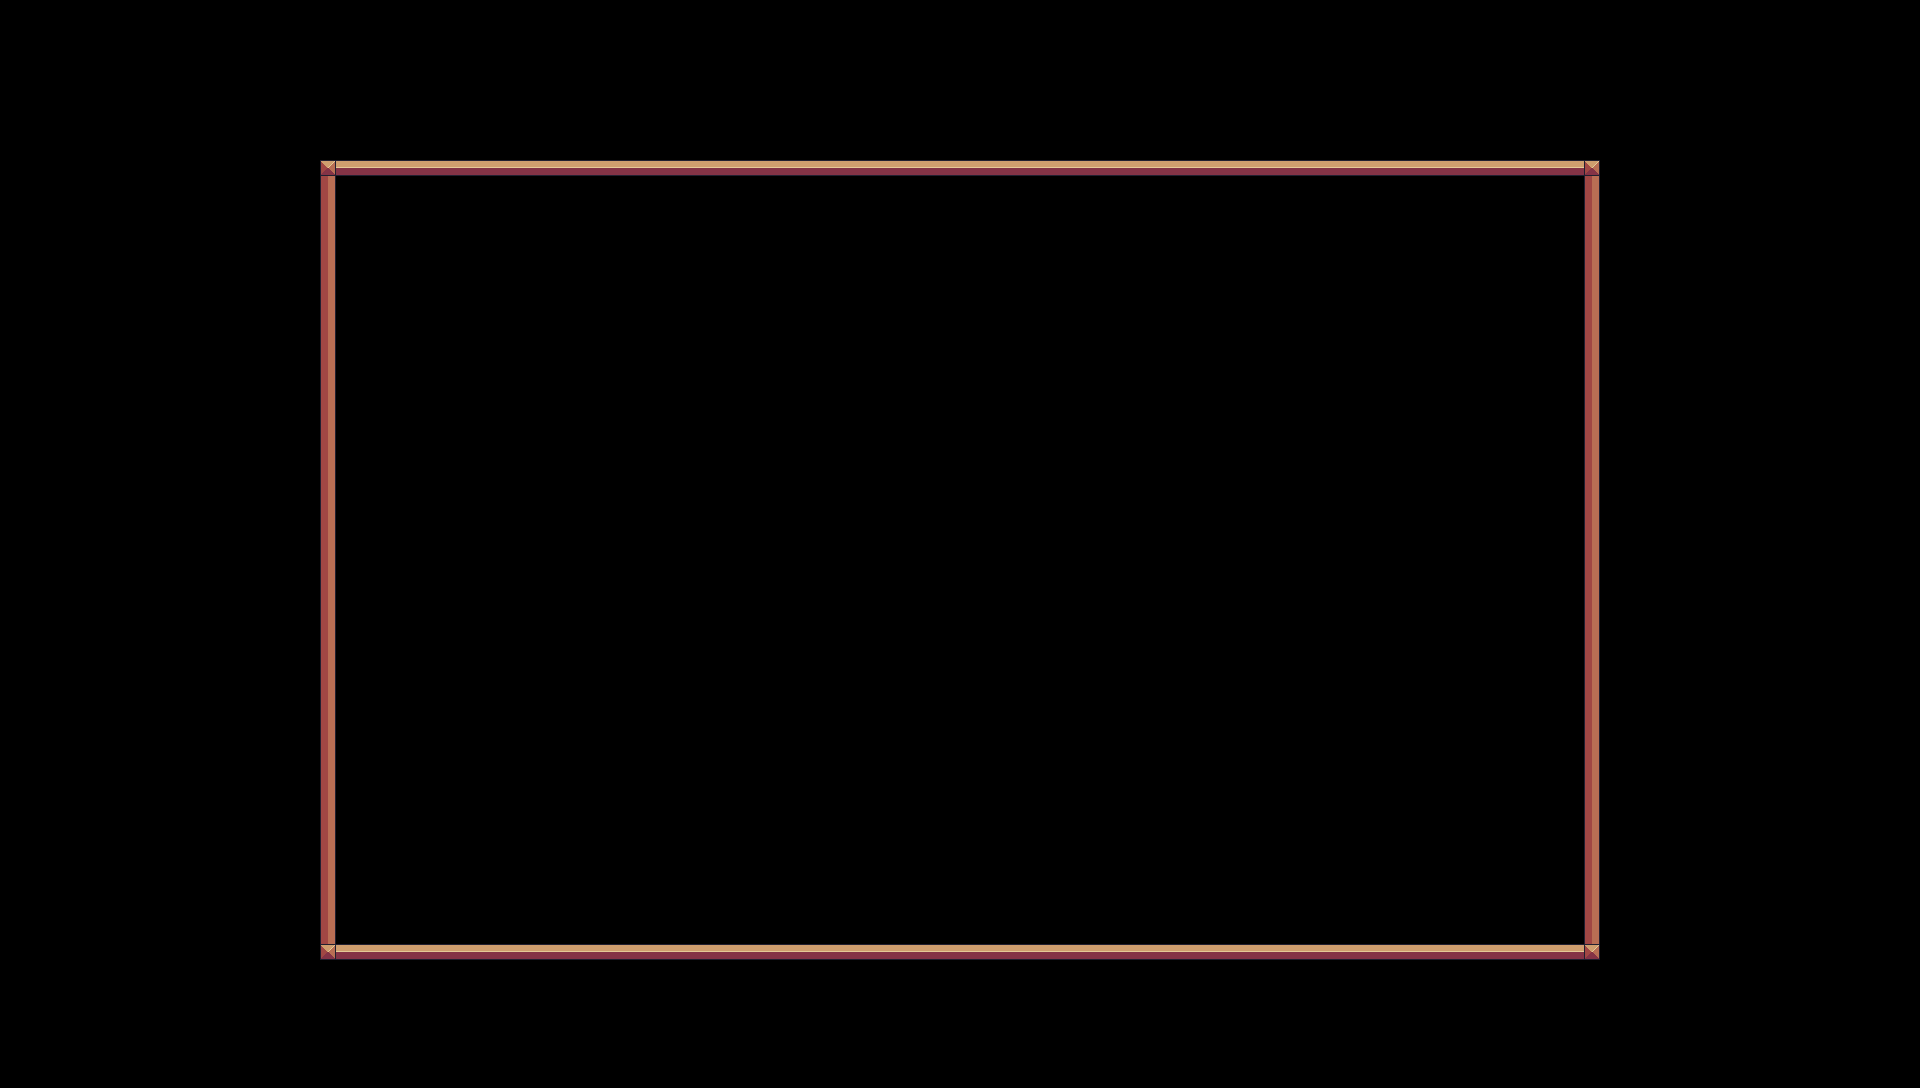

Below is a game level as drawn by its tile map, then a one-line description and the .tmx that defines it (tile-layer data replaced by summaries):
An orthogonal 120x68 tile map with 16x16 px tiles, 1 tile layer (background), 2 tilesets and 47 objects (41x colored_brick, player, paddleboard, leftBorder, rightBorder, ...).

<map version="1.10" tiledversion="1.10.2" orientation="orthogonal" renderorder="right-down" width="120" height="68" tilewidth="16" tileheight="16" infinite="0" nextlayerid="6" nextobjectid="287">
 <tileset firstgid="1" source="Terrain (16x16).tsx" />
 <tileset firstgid="243" source="colored_bricks.tsx" />
 <layer id="1" name="background" width="120" height="68">
  <data>[8160 cells, 257 non-empty, 4 distinct tile ids]</data>
 </layer>
 <objectgroup id="2" name="spawnPoints">
  <object id="1" name="player" type="player" x="928" y="576" width="64" height="64" />
  <object id="6" name="colored_brick" type="colored_brick" x="352" y="784" width="64" height="64" />
  <object id="7" name="colored_brick" type="colored_brick" x="424" y="784" width="64" height="64" />
  <object id="11" name="colored_brick" type="colored_brick" x="496" y="784" width="64" height="64" />
  <object id="12" name="colored_brick" type="colored_brick" x="1288" y="784" width="64" height="64" />
  <object id="13" name="colored_brick" type="colored_brick" x="1360" y="784" width="64" height="64" />
  <object id="14" name="colored_brick" type="colored_brick" x="1432" y="784" width="64" height="64" />
  <object id="15" name="colored_brick" type="colored_brick" x="1504" y="784" width="64" height="64" />
  <object id="16" name="colored_brick" type="colored_brick" x="568" y="784" width="64" height="64" />
  <object id="17" name="colored_brick" type="colored_brick" x="640" y="784" width="64" height="64" />
  <object id="18" name="colored_brick" type="colored_brick" x="712" y="784" width="64" height="64" />
  <object id="19" name="colored_brick" type="colored_brick" x="784" y="784" width="64" height="64" />
  <object id="21" name="colored_brick" type="colored_brick" x="1072" y="784" width="64" height="64" />
  <object id="22" name="colored_brick" type="colored_brick" x="1144" y="784" width="64" height="64" />
  <object id="23" name="colored_brick" type="colored_brick" x="1216" y="784" width="64" height="64" />
  <object id="25" name="colored_brick" type="colored_brick" x="856" y="784" width="64" height="64" />
  <object id="26" name="colored_brick" type="colored_brick" x="928" y="784" width="64" height="64" />
  <object id="27" name="colored_brick" type="colored_brick" x="1000" y="784" width="64" height="64" />
  <object id="29" name="colored_brick" type="colored_brick" x="352" y="728" width="64" height="64" />
  <object id="30" name="colored_brick" type="colored_brick" x="424" y="728" width="64" height="64" />
  <object id="31" name="colored_brick" type="colored_brick" x="496" y="728" width="64" height="64" />
  <object id="32" name="colored_brick" type="colored_brick" x="1288" y="728" width="64" height="64" />
  <object id="33" name="colored_brick" type="colored_brick" x="1360" y="728" width="64" height="64" />
  <object id="34" name="colored_brick" type="colored_brick" x="1432" y="728" width="64" height="64" />
  <object id="35" name="colored_brick" type="colored_brick" x="1504" y="728" width="64" height="64" />
  <object id="36" name="colored_brick" type="colored_brick" x="568" y="728" width="64" height="64" />
  <object id="37" name="colored_brick" type="colored_brick" x="640" y="728" width="64" height="64" />
  <object id="38" name="colored_brick" type="colored_brick" x="712" y="728" width="64" height="64" />
  <object id="41" name="colored_brick" type="colored_brick" x="1144" y="728" width="64" height="64" />
  <object id="42" name="colored_brick" type="colored_brick" x="1216" y="728" width="64" height="64" />
  <object id="250" name="colored_brick" type="colored_brick" x="352" y="672" width="64" height="64" />
  <object id="251" name="colored_brick" type="colored_brick" x="424" y="672" width="64" height="64" />
  <object id="252" name="colored_brick" type="colored_brick" x="496" y="672" width="64" height="64" />
  <object id="253" name="colored_brick" type="colored_brick" x="1288" y="672" width="64" height="64" />
  <object id="254" name="colored_brick" type="colored_brick" x="1360" y="672" width="64" height="64" />
  <object id="255" name="colored_brick" type="colored_brick" x="1432" y="672" width="64" height="64" />
  <object id="256" name="colored_brick" type="colored_brick" x="1504" y="672" width="64" height="64" />
  <object id="257" name="colored_brick" type="colored_brick" x="568" y="672" width="64" height="64" />
  <object id="267" name="colored_brick" type="colored_brick" x="352" y="616" width="64" height="64" />
  <object id="268" name="colored_brick" type="colored_brick" x="424" y="616" width="64" height="64" />
  <object id="272" name="colored_brick" type="colored_brick" x="1432" y="616" width="64" height="64" />
  <object id="273" name="colored_brick" type="colored_brick" x="1504" y="616" width="64" height="64" />
  <object id="286" name="paddleboard" type="paddleboard" x="928" y="176" width="64" height="64" />
 </objectgroup>
 <objectgroup id="3" name="borders">
  <object id="2" name="leftBorder" type="leftBorder" x="335" y="158" width="1" height="800" />
  <object id="3" name="rightBorder" type="rightBorder" x="1584" y="160" width="1" height="800" />
  <object id="4" name="ground" type="ground" x="322.333" y="944" width="1277.58" height="1" />
  <object id="5" name="ceiling" type="ceiling" x="321" y="175" width="1279.08" height="1" />
 </objectgroup>
</map>
